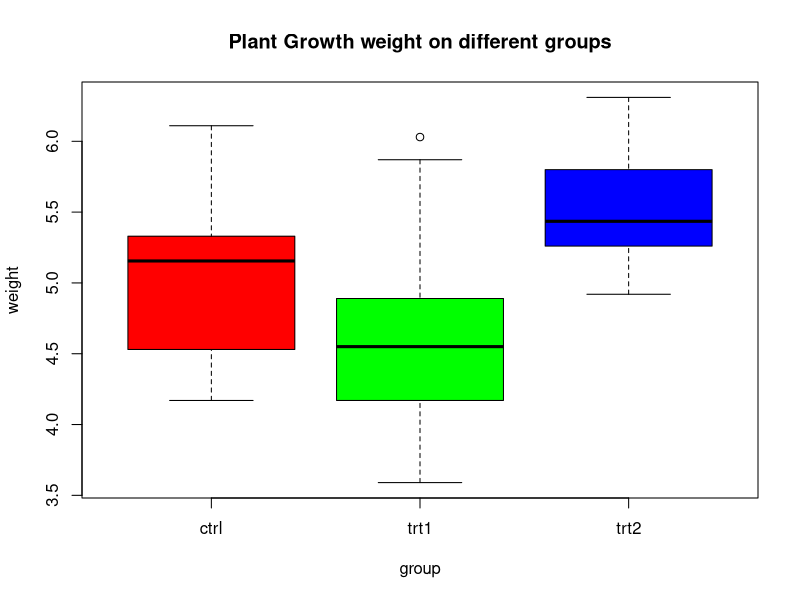

The R script that drew this image:
## ---- chunk 1
knitr::opts_chunk$set(echo = TRUE)
## ---- chunk 2
head(PlantGrowth)
str(PlantGrowth)
## ---- chunk 3
tapply(PlantGrowth$weight, PlantGrowth$group, mean)
tapply(PlantGrowth$weight, PlantGrowth$group, median)
## ---- chunk 4
## boxplot(PlantGrowth$weight,PlantGrowth$group,xlab="weight",ylab="group",main="PlantGrowth")

boxplot(weight ~ group, PlantGrowth,
        xlab="group",
        ylab="weight",
        main="Plant Growth weight on different groups",
        names = c("ctrl","trt1","trt2"),
        col=c("red","green","blue"))
## ---- chunk 5
sessionInfo()
